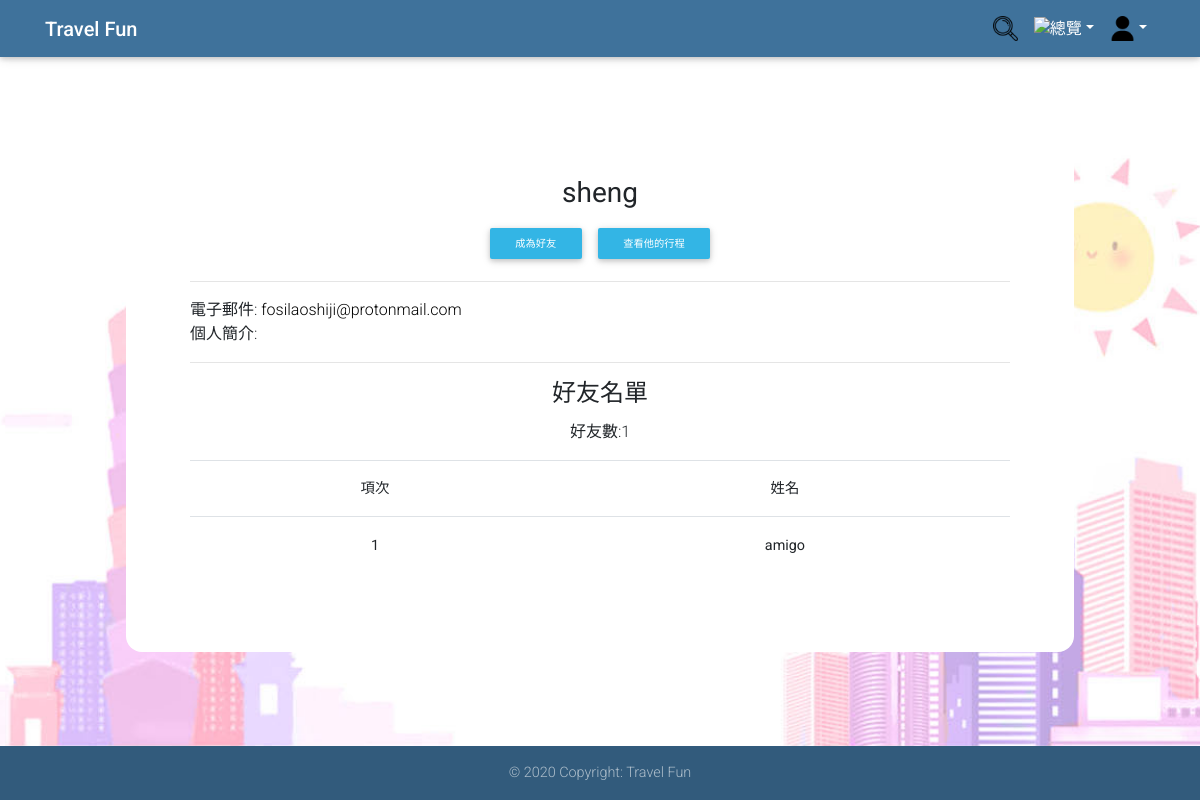
Before: /about.php?id=sheng with the older database file.
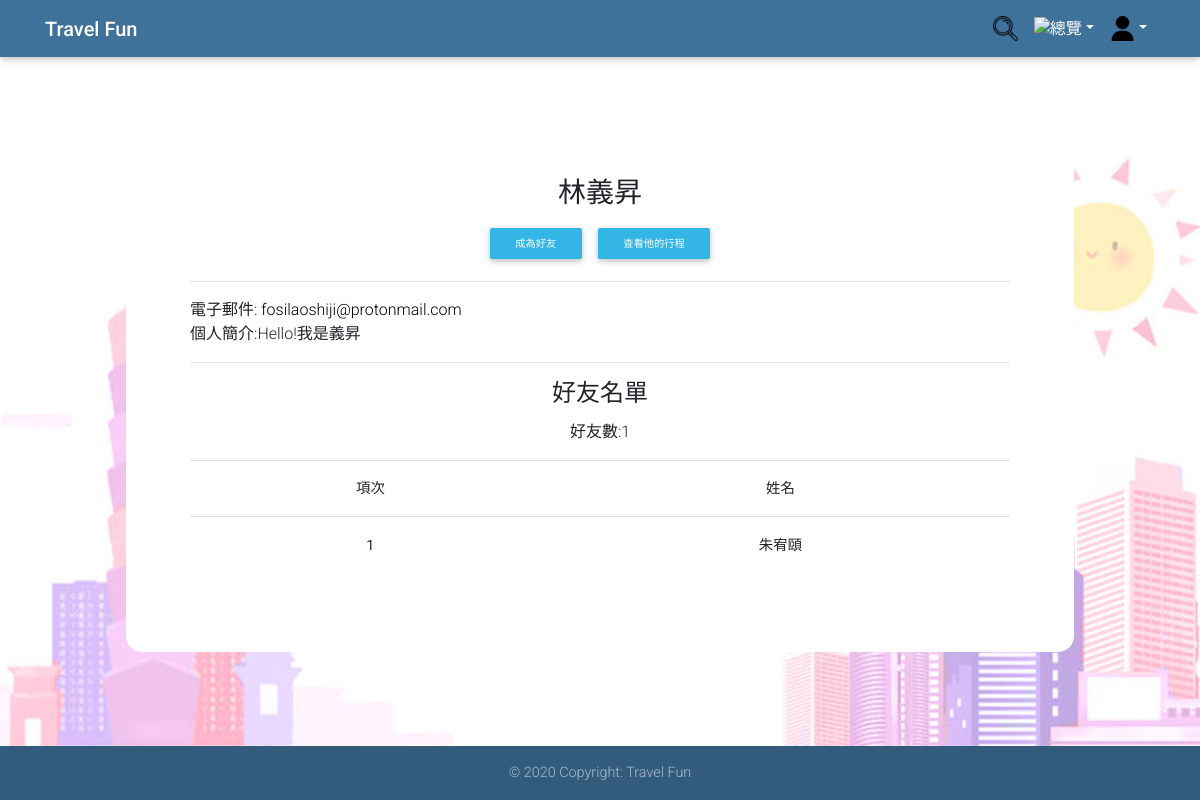
After: the same page with the newer database file.
### tables this page shows
CREATE TABLE `user` (
  `user_id` varchar(20) NOT NULL,
  `user_password` varchar(32) NOT NULL,
  `user_name` varchar(20) NOT NULL,
  `user_email` varchar(64) NOT NULL,
  `user_key` char(32) NOT NULL,
  `introduction` text NOT NULL,
  `Authority` int(1) DEFAULT NULL
);

CREATE TABLE `friend` (
  `friend_id` int(10) NOT NULL,
  `oneself` varchar(20) NOT NULL,
  `others` varchar(20) NOT NULL,
  `status` int(1) DEFAULT NULL
);

### about.php (the view, shortened to what the changed rows need)
<?php
mysqli_query($con, "SET NAMES UTF8");
if (!isset($_GET['id'])) {
    if (isset($_SESSION['user_id'])) {
        $id = $_SESSION['user_id'];
    } else {
        header("Location: index.php");
    }
} else {
    $id = strip_tags($_GET['id']);
}
$sql = "SELECT * FROM `user` WHERE user_id='" . $id . "'";
$result = mysqli_query($con, $sql);
$row = mysqli_fetch_assoc($result);
$name = $row['user_name'];
$email = $row['user_email'];
$introduction = $row['introduction'];
if (isset($_GET['id'])) {
    $checksql = "select * from friend where `friend_id` in (SELECT `friend_id` FROM `friend` WHERE `oneself`='" . $_SESSION['user_id'] . "' or `others`='" . $_SESSION['user_id'] . "') and `oneself`='" . $_GET['id'] . "' or `others`='" . $_GET['id'] . "'";
    $checkresult = mysqli_query($con, $checksql);
    $checkrow = mysqli_fetch_assoc($checkresult);
    $friendid = $checkrow['friend_id'];
    $status = $checkrow['status'];
}
if (isset($_GET['Approved']) && isset($_SESSION['user_id'])) {
    $sql2 = "SELECT * FROM `friend` WHERE status is null  and friend_id in (select friend_id from friend where  `others`='$id' ) ORDER BY `friend`.`friend_id` ASC";
} else
{
    $sql2 = "SELECT * FROM `friend` WHERE status = 1 and friend_id in (select friend_id from friend where `oneself` = '$id' or `others`='$id' )  ORDER BY `friend`.`friend_id` ASC";
}
$result2 = mysqli_query($con, $sql2);
$records_per_page = 10;
if (isset($_GET["page"]))
    $page = $_GET["page"];
else
    $page = 1;
$total_records = mysqli_num_rows($result2);
$started_record = $records_per_page * ($page - 1);
if ($total_records != 0)
    mysqli_data_seek($result2, $started_record);
if (isset($_GET['Approved'])) {
    $place = "待審核名單";
} else if (isset($_GET['search'])) {
    $place = "搜尋會員:" . $_GET['search'];
} else {
    $place = "好友名單";
}
?>
<!DOCTYPE html>
<html>
<head>
    <link rel="stylesheet" href="https://use.fontawesome.com/releases/v5.11.2/css/all.css">
    <link rel="stylesheet" href="https://stackpath.bootstrapcdn.com/bootstrap/4.4.1/css/bootstrap.min.css">
    <link rel="stylesheet" href="css/mdb.min.css">
    <link rel="stylesheet" href="css/result.css">
</head>
<body>
    <main>
        <div class="py-md-5">
            <div class="container2">
                <?php if (!isset($_GET['search'])) { ?>
                    <h3 class='text-center card-title'><b><?php echo $name; ?></b></h3>
                    <center>
                        <?php if (isset($_GET['id']) && $_GET['id'] != $_SESSION['user_id']) {
                            if (empty($checkrow)) { ?>
                                <input class="btn btn-info btn-sm" type="button" value="成為好友" onclick="location.href='about.php?id=<?php echo $_GET['id']; ?>&addfriend=<?php echo $_GET['id']; ?>'" />
                            <?php } else if ($status == 1) { ?>
                                <input class="btn btn-danger btn-sm" type="button" value="刪除好友" onclick="location.href='about.php?id=<?php echo $_GET['id']; ?>&del=<?php echo $friendid; ?>'" />
                        <?php }
                        } ?>
                        <?php if ($id != $_SESSION['user_id']) { ?>
                            <button class="btn btn-info btn-sm" type="button" onclick="location.href='itineraries.php?id=<?php echo $id; ?>'">查看他的行程</button>
                        <?php } ?>
                    </center>
                    <hr>
                    電子郵件:<?php echo " <a href='mailto:" . $email . "'><font color='black'>" . $email . "</font></a>"; ?> <br>
                    個人簡介:<?php echo $introduction; ?> <br>
                    <hr>
                <?php } ?>
                <h4 class='text-center card-title'><b><?php echo $place; ?></b></h4>
                <center>好友數:<?php echo $total_records; ?><p>
                        <center>
                            <table class='table'>
                                <thead>
                                    <tr align='center' valign='center'>
                                        <td>項次</td>
                                        <td>
                                            <nobr>姓名</nobr>
                                        </td>
                                </thead>
                                <tbody>
                                    <?php
                                    $j = 1;
                                    while ($row2 = mysqli_fetch_assoc($result2) and $j <= $records_per_page) {
                                        $oneself = $row2['oneself'];
                                        $other = $row2['others'];
                                        if ($oneself == $id) {
                                            $out_id = $other;
                                        } else {
                                            $out_id = $oneself;
                                        }
                                        $selectsql = "select * from user where user_id='" . $out_id . "'";
                                        $selectresult = mysqli_query($con, $selectsql);
                                        $selectrow = mysqli_fetch_assoc($selectresult);
                                        $out_name = $selectrow['user_name'];
                                        $j++;
                                    ?>
                                        <tr align="center" valign="center">
                                            <th><?php echo $j - 1; ?></th>
                                            <th><a href=?id=<?php echo $out_id; ?>><?php echo $out_name ?></a></th>
                                        </tr>
                                    <?php } ?>
                                </tbody>
                            </table>
            </div>
        </div>
    </main>
</body>
</html>

Changed rows visible on the page:
changed user "fosilaoshiji@protonmail.com": user_name "sheng" → "林義昇"; introduction (not shown) → "Hello!我是義昇"
changed through a linked row, friend: others.user_name "amigo" → "朱宥頤"
